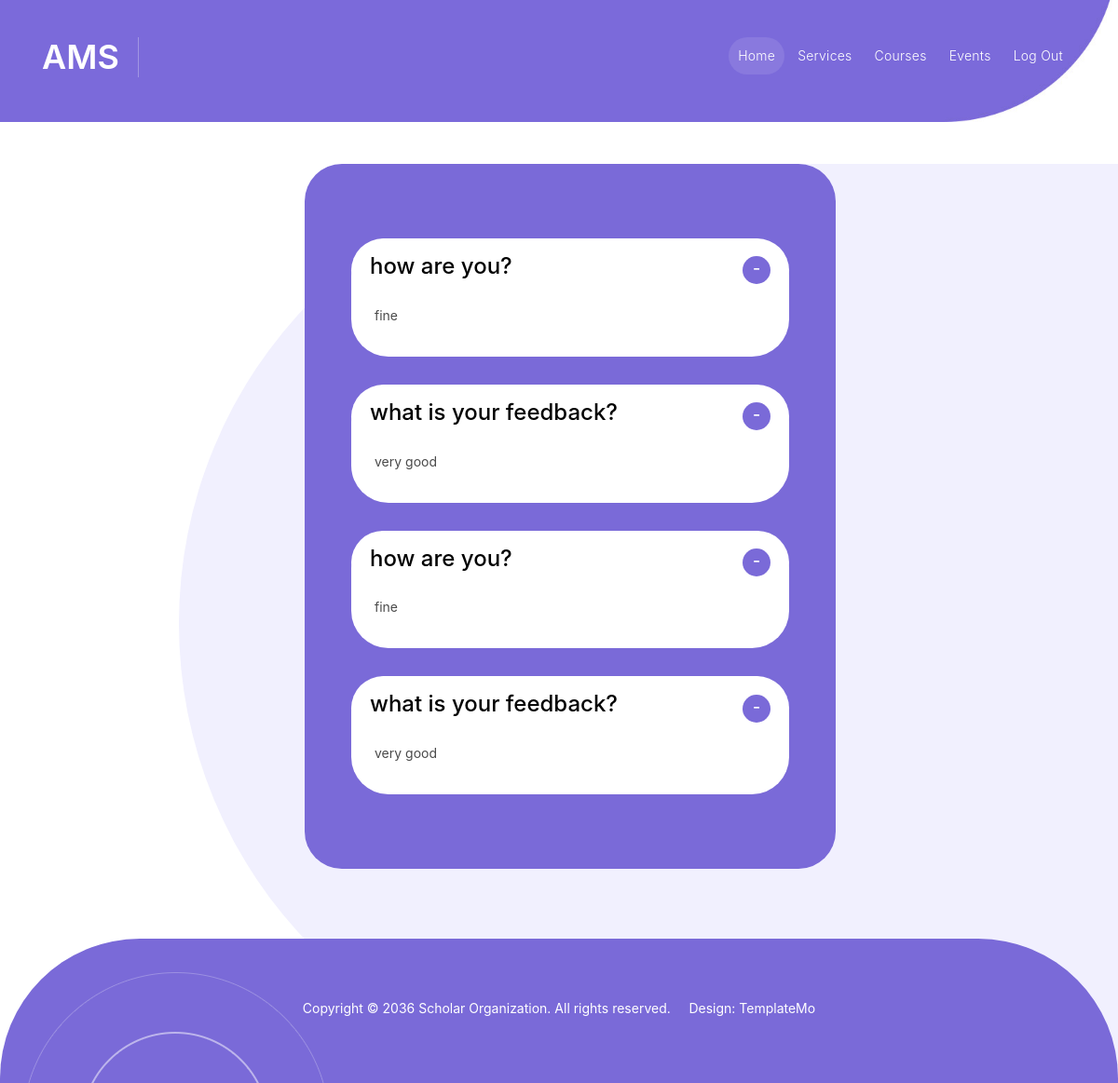
/View/alumni/faq.php, run on an earlier commit of the app's database.
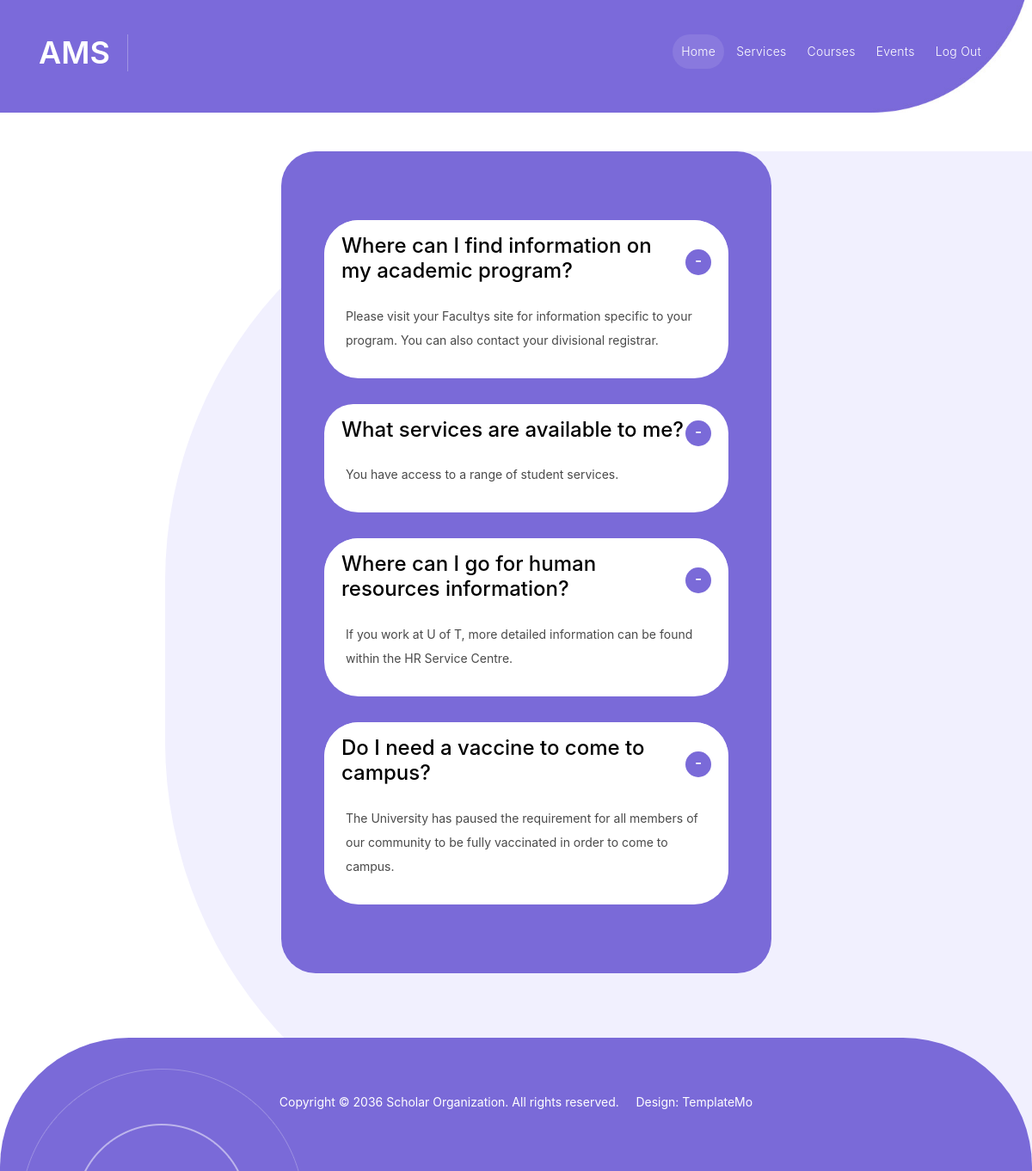
And on a later commit of the database.
### tables this page shows
CREATE TABLE `faq` (
  `Questions` text NOT NULL,
  `Answers` text NOT NULL,
  `AdminId` int(11) NOT NULL
);

### Controller/database.php (called while the page is built, shortened)
<?php
class database {
     public $con;
     public function __construct()
     {
          $this->con = mysqli_connect("localhost", "root", "", "ams");
     }
     public function select($table_name)
     {
          $array = array();
          $query = "SELECT * FROM `".$table_name."`";
          $result = mysqli_query($this->con, $query);
          while($row = mysqli_fetch_assoc($result))
          {
               $array[] = $row;
          }
          return $array;
     }
}

### View/alumni/faq.php (the view, shortened to what the changed rows need)
<?php
require_once '../../Controller/database.php';
$data = new database;
?>
<!DOCTYPE html>
<html lang="en">
<head>
    <link href="../../View/vendor/bootstrap/css/bootstrap.min.css" rel="stylesheet">
    <link rel="stylesheet" href="../../View/assets/css/fontawesome.css">
    <link rel="stylesheet" href="../../View/assets/css/templatemo-scholar.css">
    <link rel="stylesheet" href="../../View/assets/css/owl.css">
    <link rel="stylesheet" href="../../View/assets/css/animate.css">
    <link rel="stylesheet" href="https://unpkg.com/swiper@7/swiper-bundle.min.css" />
</head>
<body>
    <header class="header-area header-sticky">
        <div class="container">
            <div class="row">
                <div class="col-12">
                    <nav class="main-nav">
                        <a href="../../index.php" class="logo">
                            <h1>AMS</h1>
                        </a>
                    </nav>
                </div>
            </div>
        </div>
    </header>
    <div class="section about-us" style="margin-top: 45px">
        <div class="col-lg-6 offset-lg-1" style="margin-left: 26%">
            <div class="accordion" id="accordionExample" style="margin-top: 0px">
                <?php $post_data = $data->select('faq');
                foreach ($post_data as $post): ?>
                    <div class="accordion-item">
                        <h4 class="accordion-header" id="headingOne">
                            <button class="accordion-button" type="button" data-bs-toggle="collapse"
                                data-bs-target="#collapseOne" aria-expanded="true" aria-controls="collapseOne">
                                <div class="panel panel-default">
                                    <div class="panel-heading">
                                        <h4 class="panel-title">
                                            <a data-toggle="collapse" data-parent="#accordion_oneLeft" style="color:black"
                                                href="post-<?php echo $post['AdminId']; ?>" aria-expanded="false"
                                                class="collapsed">
                                                <?php echo $post["Questions"]; ?>
                                            </a>
                                        </h4>
                                    </div>
                            </button>
                        </h4>
                        <div id="collapseOne" class="accordion-collapse collapse show" aria-labelledby="headingOne"
                            data-bs-parent="#accordionExample">
                            <div class="accordion-body">
                                <div id="post-<?php echo $post['AdminId']; ?>" aria-expanded="false" role="tablist">
                                    <div class="panel-body">
                                        <div class="text-accordion">
                                            <?php echo $post["Answers"]; ?>
                                        </div>
                                    </div>
                                </div>
                            </div>
                        </div>
                    </div>
                <?php endforeach; ?>
            </div>
        </div>
        <link rel="stylesheet" href="https://stackpath.bootstrapcdn.com/bootstrap/4.4.1/css/bootstrap.min.css"
>
        <link rel="stylesheet" href="https://stackpath.bootstrapcdn.com/font-awesome/4.7.0/css/font-awesome.css">
</body>
</html>

What changed in the data, as far as the page shows it:
removed faq: Questions "how are you?", Answers "fine"
removed faq: Questions "what is your feedback?", Answers "very good"
removed faq: Questions "how are you?", Answers "fine"
removed faq: Questions "what is your feedback?", Answers "very good"
added faq: Questions "Where can I find information on my academic program?", Answers "Please visit your Facultys site for information specific to your program. You can also contact your divisional registrar."
added faq: Questions "What services are available to me?", Answers "You have access to a range of student services."
added faq: Questions "Where can I go for human resources information?", Answers "If you work at U of T, more detailed information can be found within the HR Service Centre."
added faq: Questions "Do I need a vaccine to come to campus?", Answers "The University has paused the requirement for all members of our community to be fully vaccinated in order to come to campus."
